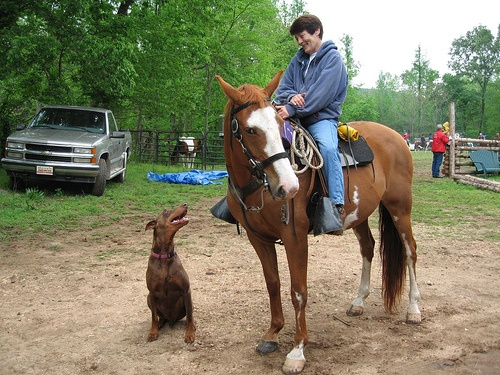
#> input picture practical/p1-images/horse.jpg, 500 x 375 px
$ jupyter execute practical_2_image_informatics_lab_2_additional.ipynb
#> lines starting #> are read from the running program, lines starting #| are printed output that depends on the picture
# Image Informatics Lab 2
## 1.1 Histograms and Histogram Processing
Tasks:
1. Plot the histograms of each of the R, G and B colour channels from an image. Plot each in
it corresponding colour and overlay them as a single image
2. Perform histogram equalization on each of the R, G and B colour channels from an image.

[cell 1]
import numpy as np
import matplotlib.pyplot as plt
from skimage import io, data, img_as_ubyte
import cv2
from skimage.exposure import equalize_hist

[cell 2]
def rgb_isolate_channel(im, channel):
    """
    Isolate a single color channel in an RGB image.

    Parameters:
        im (ndarray): Input RGB image.
        channel (str): Color channel to isolate ('R', 'G', or 'B').
    Returns:
        ndarray: Image with only the specified channel.
    """
    imc = im.copy()
    for c in range(im.shape[2]):
        if c != channel:
            imc[:, :, c] = np.zeros_like(im[:, :, c])
    return imc

[cell 3]
img = cv2.imread("p1-images/horse.jpg", cv2.IMREAD_COLOR)
#> img is the input picture: shape (375, 500, 3); mean B, G, R 101, 127.1, 128.4
img = cv2.cvtColor(img, cv2.COLOR_BGR2RGB)

r = np.concatenate(img[:,:,0])
g = np.concatenate(img[:,:,1])
b = np.concatenate(img[:,:,2])
bins = np.linspace(0, 255, 50)
plt.hist([r, g, b], bins, label=['R', 'G', 'B'], color=['r', 'g', 'b'], histtype='step')
plt.legend(loc='upper right')
plt.title("RGB Histogram")
plt.xlabel('Intensity')
plt.ylabel('Frequency')
plt.show()
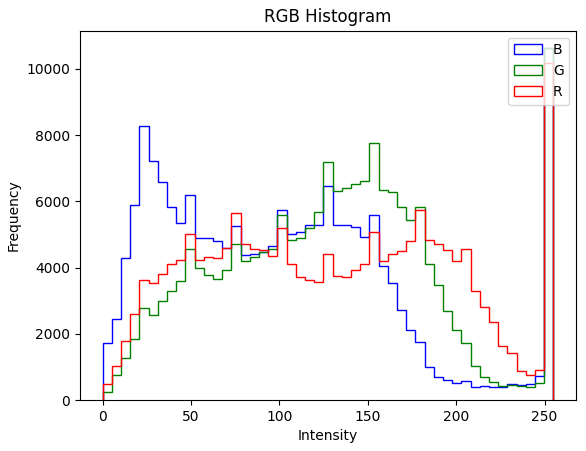
#> figure drawn by matplotlib, 1 panel

[cell 4]
img = cv2.imread("p1-images/horse.jpg", cv2.IMREAD_COLOR)
img = cv2.cvtColor(img, cv2.COLOR_BGR2RGB)

imeq = equalize_hist(img)
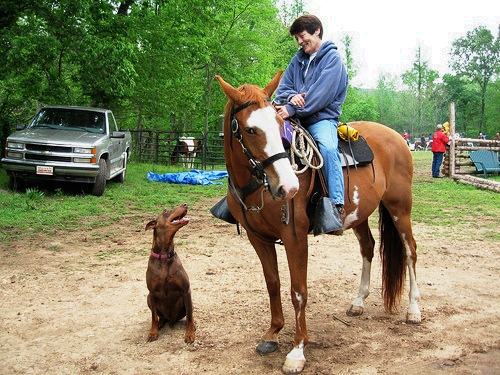
#> imeq: shape (375, 500, 3) float64; mean R, G, B 0.546, 0.545, 0.419
imeq = img_as_ubyte(imeq)
r = np.concatenate(imeq[:,:,0])
g = np.concatenate(imeq[:,:,1])
b = np.concatenate(imeq[:,:,2])
bins = np.linspace(0, 255, 50)
plt.hist([r, g, b], bins, label=['R', 'G', 'B'], color=['r', 'g', 'b'], histtype='step')
plt.legend(loc='upper right')
plt.title("RGB Histogram")
plt.xlabel('Intensity')
plt.ylabel('Frequency')
plt.show()
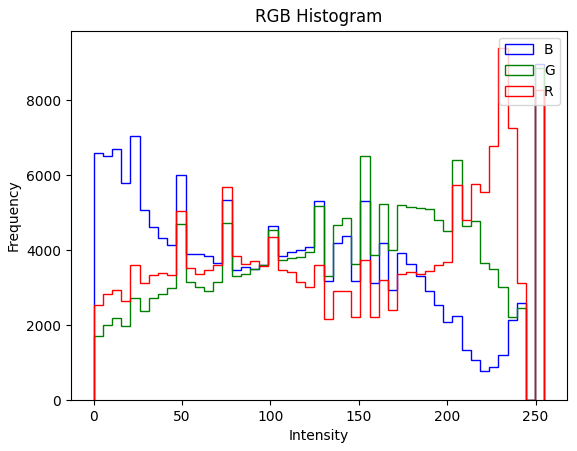
#> figure drawn by matplotlib, 1 panel

## 1.2 Colour Image Processing

Tasks:
1. Separate out objects in the scene of a particular Hue value. Add these back as a colour overlay
onto the original image in grayscale as per the example of the rose (Hue = Red).
2. Perform Histogram Equalization on the V channel of an HSV version of a RGB colour image
before converting back to RGB for display. Compare this to just performing Histogram
Equalization on each channel of the RGB version of he image. Display both version in
different windows. The difference in result is also apparent for all contrast enhancement and
manipulation approaches.

[cell 5]
from skimage import data
from skimage.color import rgb2hsv
import matplotlib.pyplot as plt

[cell 6]
im = data.chelsea()
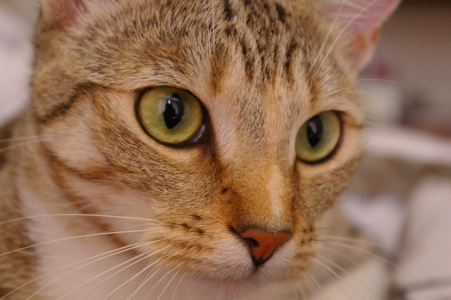
#> input picture skimage.data.chelsea(), 451 x 300 px
#> im is the input picture: shape (300, 451, 3); mean R, G, B 147.7, 111.4, 86.8
im_hsv = rgb2hsv(im)
#> im_hsv: shape (300, 451, 3) float64; mean of channels 0, 1, 2 0.0749, 0.432, 0.579
im_hsv_h = im_hsv[:,:,0]
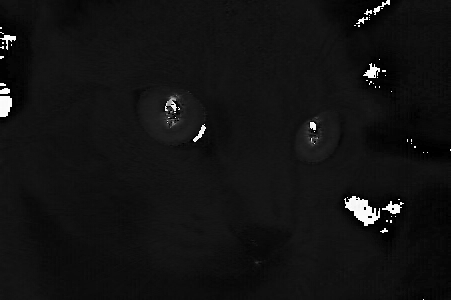
#> im_hsv_h: shape (300, 451) float64; min 0, max 0.997, mean 0.0749
im_hsv_s = im_hsv[:,:,1]
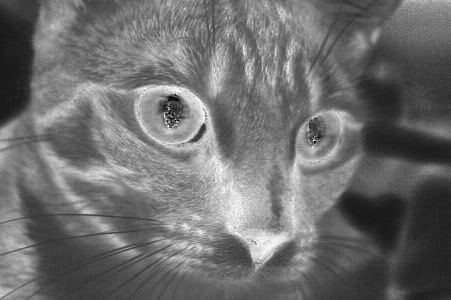
#> im_hsv_s: shape (300, 451) float64; min 0, max 1, mean 0.432
im_hsv_v = im_hsv[:,:,2]
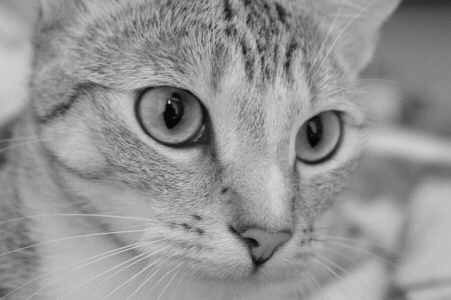
#> im_hsv_v: shape (300, 451) float64; min 0.0157, max 0.906, mean 0.579
fig = plt.figure()
ax = fig.add_subplot(1, 4, 1)

p = plt.imshow(im)
t = ax.set_title('RGB')
ax = fig.add_subplot(1, 4, 2)
p = plt.imshow(im_hsv_h)
t = ax.set_title('H')
ax = fig.add_subplot(1, 4, 3)
p = plt.imshow(im_hsv_s)
t = ax.set_title('S')
ax = fig.add_subplot(1, 4, 4)
p = plt.imshow(im_hsv_v)
t = ax.set_title('V')
